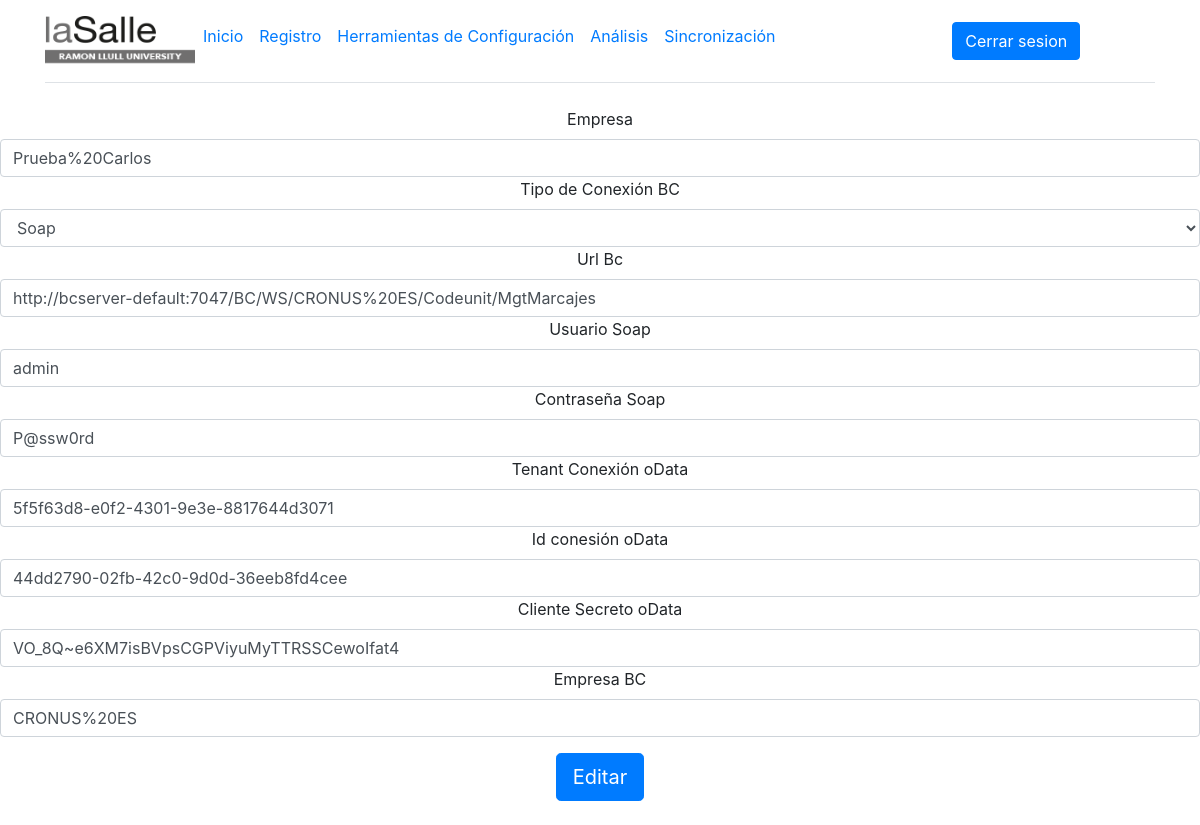
The page /Configuracion (signed in) on the database its author committed.
### FlaskPresencia/models.py (models this page shows)
class Config(db.Model):
    id = db.Column(db.Integer, primary_key=True)
    Empresa = db.Column(db.String(250), nullable = False)
    ImgEmpresaBase64 = db.Column(db.String(250), nullable = True)
    ImgEmpresaTipo = db.Column(db.String(250), nullable = True)
    TipoConexionBC = db.Column(db.String(250), nullable = True)
    urlBC = db.Column(db.String(250), nullable = True)
    usuarioSOAP = db.Column(db.String(250), nullable = True)
    passwordSOAP = db.Column(db.String(250), nullable = True)
    tenantBC = db.Column(db.String(250), nullable = True)
    idClienteBC = db.Column(db.String(250), nullable = True)
    secretClienteBC = db.Column(db.String(250), nullable = True)
    empresaBC = db.Column(db.String(250), nullable = True)
    moduloBotTelegram = db.Column(db.Boolean, nullable = True, default=False)
    tokenBotTelegram = db.Column(db.String(250), nullable = True)

### FlaskPresencia/rutas.py (the view, shortened to what this page needs)
@app.route('/Configuracion', methods=['GET', 'POST'])
@login_required
def Configuracion():
    user = User.query.filter_by(username=current_user.username).first()
    if user.rol_admin == True:
        configuracion = Config.query.filter_by(id=0).first()
        if configuracion:
            formulario = FormConfiguacion(formdata=request.form, obj=configuracion)
            return render_template('EditarConfiguracion.html', form=formulario)
        else:
            return redirect(url_for('inicio'))
    else:
        return redirect(url_for('inicio'))

### FlaskPresencia/rutas.py (called while the page is built)
@login_manager.user_loader
def load_user(user_id):
    return User.query.get(int(user_id))

### FlaskPresencia/templates/EditarConfiguracion.html (shortened to what this page needs)
{% extends './base.html' %}
{% block body %}
{% include './nav.html' %}
<form class="form-signin" method="POST" action="">
    <div class="form-group">
    <label for="Empresa">Empresa</label>
    {{ form.Empresa }}
    <label for="TipoConexionBC">Tipo de Conexión BC</label>
    {{ form.TipoConexionBC }}
    <label for="urlBC">Url Bc</label>
    {{ form.urlBC }}
    <label for="usuarioSOAP">Usuario Soap</label>
    {{ form.usuarioSOAP }}
    <label for="passwordSOAP">Contraseña Soap</label>
    {{ form.passwordSOAP }}
    <label for="tenantBC">Tenant Conexión oData</label>
    {{ form.tenantBC }}
    <label for="idClienteBC">Id conesión oData</label>
    {{ form.idClienteBC }}
    <label for="secretClienteBC">Cliente Secreto oData</label>
    {{ form.secretClienteBC }}
    <label for="empresaBC">Empresa  BC</label>
    {{ form.empresaBC }}
    </div>
    <div class="checkbox mb-3">
        <label>
            {{ form.submit }}
        </label>
    </div>
</form>
{% endblock %}

### FlaskPresencia/templates/base.html (shortened to what this page needs)
<!DOCTYPE html>
<html lang="en">
<head>
    <link rel="stylesheet" href="/static/css/bootstrap.min.css">
    <link rel="stylesheet" type="text/css" href="https://cdn.datatables.net/1.13.1/css/jquery.dataTables.css">
</head>
<body class="text-center">
    {% block body %}
    {% endblock %}
</body>
</html>

### FlaskPresencia/templates/nav.html
<div class="container">
    <header class="d-flex flex-wrap align-items-center justify-content-center justify-content-md-between py-3 mb-4 border-bottom">
        <ul class="nav col-12 col-md-auto mb-2 justify-content-center mb-md-0">
            <li>
                <a  href="">
                    <img src="/static/img/logo-salle.png" width="150" height="50" alt="">
                </a>
            </li>
            <li><a href="/inicio" class="nav-link px-2 link-secondary">Inicio</a></li>
            <li><a href="/Registro" class="nav-link px-2 link-dark">Registro</a></li>
            <li><a href="/Herramientas" class="nav-link px-2 link-dark">Herramientas de Configuración</a></li>
            <li><a href="/Analisis" class="nav-link px-2 link-dark">Análisis</a></li>
            <li><a href="/SincroBC" class="nav-link px-2 link-dark">Sincronización</a></li>
        </ul>
        <div class="col-md-3 text-end">
            <button type="button" class="btn btn-primary" onclick="location.href='/logout'">Cerrar sesion</button>
        </div>
    </header>
</div>

### rows shown on the page
Config: Empresa "Prueba%20Carlos", TipoConexionBC "Soap", urlBC "http://bcserver-default:7047/BC/WS/CRONUS%20ES/Codeunit/MgtMarcajes", usuarioSOAP "admin", passwordSOAP "P@ssw0rd", tenantBC "5f5f63d8-e0f2-4301-9e3e-8817644d3071", idClienteBC "44dd2790-02fb-42c0-9d0d-36eeb8fd4cee", secretClienteBC "VO_8Q~e6XM7isBVpsCGPViyuMyTTRSSCewoIfat4", empresaBC "CRONUS%20ES"
